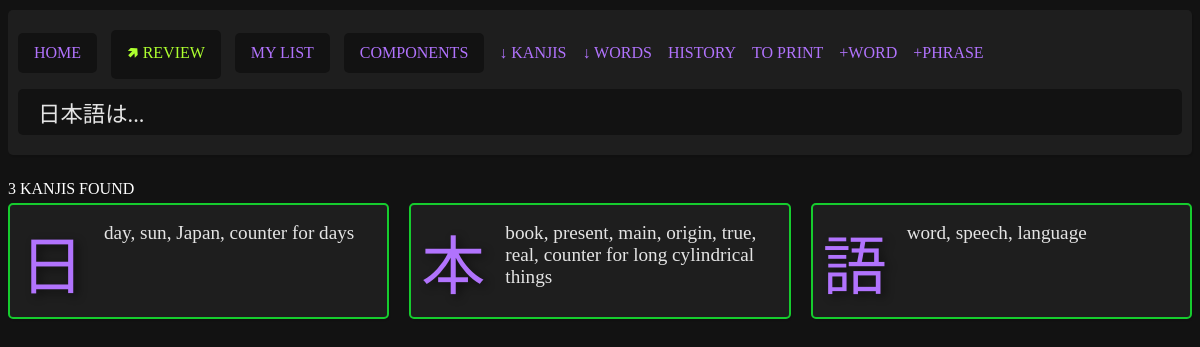
The app's page /pages/search.php?query=日本語は... with its own data.
### tables this page shows
CREATE TABLE "kanjis" (
	"literal"	TEXT NOT NULL UNIQUE,
	"meanings"	TEXT NOT NULL,
	"onReadings"	TEXT,
	"kunReadings"	TEXT,
	"strokes"	INTEGER,
	"jlpt"	INTEGER,
	"frequency"	INTEGER,
	"grade"	INTEGER,
	"heisg6"	INTEGER,
	"components"	TEXT,
	"other_forms"	TEXT, "kanken" INTEGER NULL, "story" TEXT NULL, "added" INTEGER NULL, "score" INTEGER NULL, "added_at" datetime, "unfinished" integer, "is_component" integer, "component_group" integer, "related" text, "ignore" integer, "keyword" text,
	PRIMARY KEY("literal")
);

### parts/helper.php (called while the page is built, shortened)
<?php
function itHasKanji($str)
{
    return preg_match('/[\p{Han}㇒]+/u', $str) > 0;
}
function obtainKanjis($str)
{
    preg_match_all('/[p\p{Han}㇒]/u', $str, $matches);
    return $matches;
}

### pages/search.php (the view, shortened to what this page needs)
<?php require_once "../parts/helper.php"; ?>
<?php
$myPDO = new PDO("sqlite:../data/kanjis.db");
$kanjis = [];
if (isset($_GET["query"])) {
    if (empty($_GET["query"])) {
        $error = "Don't leave the search empty.";
    } else {
        if (itHasJapanese($_GET["query"])) {
            if (itHasKanji($_GET["query"])) {
                $kanjis = obtainKanjis($_GET["query"])[0];
                $qty = count($kanjis);
                $i = 0;
                $str = "";
                foreach ($kanjis as $kanji) {
                    $i++;
                    $str .= " literal = ?";
                    if ($i != $qty) {
                        $str .= " OR";
                    }
                }
                $sql = "SELECT * FROM kanjis WHERE " . $str;
                $stmt = $myPDO->prepare($sql);
                $results = $stmt->execute($kanjis);
                $kanjis = $stmt->fetchAll();
            }
        }
    }
}
?>
<?php require "../parts/header.php"; ?>
<?php if (!empty($error)): ?>
    <div class="error">
        <?php echo $error; ?>
    </div>
<?php elseif (isset($_GET["query"])): ?>
    <?php if (!$kanjis): ?>
        <div class="card empty">
            No kanjis found.
        </div>
    <?php else: ?>
        <div class="title">
            <?php echo count($kanjis); ?> kanjis found
        </div>
        <div class="search-results-kanjis">
            <?php foreach ($kanjis as $entry): ?>
                <div class="card search<?php if ($entry["added"] == 1) {
                                            echo " added";
                                        } ?>">
                    <div class="left">
                        <div class="kanji"><a href="kanji.php?literal=<?php echo $entry["literal"]; ?>"><?php echo $entry["literal"]; ?></a></div>
                    </div>
                    <div class="right">
                        <div class="meanings">
                            <?php echo str_replace(
                                ";",
                                ", ",
                                $entry["meanings"],
                            ); ?>
                        </div>
                    </div>
                </div>
            <?php endforeach; ?>
        </div>
    <?php endif; ?>
<?php endif; ?>
<?php require "../parts/footer.php"; ?>

### data/style.css (style rules this page uses)
body { background: #121212; color: #e4e4e4; font-family: "NotoSansJP"; }
* { box-sizing: border-box; }
.card, .header, .list { position: relative; background: #1e1e1e; display: flex; border-radius: 5px; box-shadow: 1px 2px 1px rgba(0, 0, 0, 0.1); margin-bottom: 20px; }
.word.added, .card.added { border: 2px solid #16cc2e; }
.card .right { display: flex; flex-direction: column; flex-grow: 2; align-items: flex-start; padding: 10px; gap: 10px; }
.card .left { max-width: 190px; text-align: center; }
.card .left .kanji { font-family: "NotoSansJP", "BabelStoneHan"; font-size: 120pt; padding: 10px; text-shadow: 4px 3px 10px rgb(0 0 0 / 49%); }
.card .right .meanings { font-size: 2.2rem; margin: 50px 0 0 0; }
.search-results-kanjis { display: grid; grid-template-columns: repeat(auto-fit, minmax(30%, 1fr)); gap: 20px; }
.card.search .kanji { font-size: 4em; }
.card.search .meanings { font-size: 1.2em; margin: 7px 0; }
a, button { text-decoration: none; color: #b173fd; }
.title { text-transform: uppercase; color: #fff; padding: 5px 0; }

### records on screen
kanjis: literal "日", meanings "day, sun, Japan, counter for days"
kanjis: literal "本", meanings "book, present, main, origin, true, real, counter for long cylindrical things"
kanjis: literal "語", meanings "word, speech, language"

### other values on screen
count($kanjis) "3"
